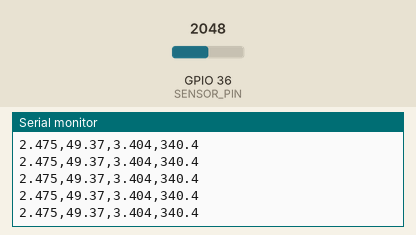
Simulated run of this sketch. Board: ESP32. On the bench: the last lines printed to the serial monitor. Inputs (shaded band) come from the test bench; at power-on: GPIO 36 (SENSOR_PIN) = 2048.

Above: at 1.7 s.
1.8 s: GPIO 36 (SENSOR_PIN) set to 176
At 2.01 s:
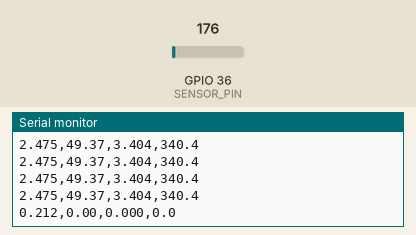
3.3 s: GPIO 36 (SENSOR_PIN) set to 155
At 3.57 s:
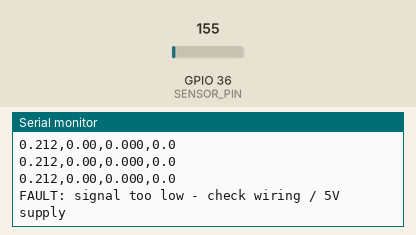

The sketch:

pressure_sensor.ino
```cpp
/*
  100 PSI pressure transducer -> Seeed Studio XIAO

  Sensor: 3-wire, 5V supply, 0.5V (0 psi) .. 4.5V (100 psi) output.
    Red    -> XIAO 5V pin  (only live when powered over USB / 5V)
    Black  -> XIAO GND
    Yellow/Green (signal) -> voltage divider -> XIAO A0

  The XIAO ADC pins are 3.3V MAX. The sensor output reaches 4.5V
  (and ~5V if a wire fails), so it MUST go through a divider:

      signal ---[ R1 = 10k ]---+---[ R2 = 20k ]--- GND
                               |
                               A0

  Divider ratio = R2 / (R1 + R2) = 0.667  -> 4.5V becomes 3.0V, 5V becomes 3.33V.
  Adding a 0.1uF capacitor from A0 to GND helps reduce noise.
*/

// ---------- Configuration ----------
const int   SENSOR_PIN     = A0;
const float R1             = 10000.0;   // ohms, signal -> A0
const float R2             = 20000.0;   // ohms, A0 -> GND
const float V_MIN          = 0.5;       // sensor output at 0 psi (volts)
const float V_MAX          = 4.5;       // sensor output at full scale (volts)
const float P_MAX_PSI      = 100.0;     // sensor full-scale range
const int   SAMPLES        = 32;        // readings averaged per measurement
const unsigned long PERIOD_MS = 250;    // time between printed readings

// Set true to measure the 0 psi offset at boot.
// The sensor must be open to the air (no pressure) when the board starts.
const bool  AUTO_ZERO      = true;

// Board-specific ADC settings (ESP32 boards use calibrated millivolt reads)
#if !defined(ARDUINO_ARCH_ESP32)
const float ADC_REF_V      = 3.3;
const int   ADC_BITS       = 12;
#endif

float zeroOffsetV = 0.0;   // correction learned during auto-zero

// Returns the voltage at the A0 pin, averaged over SAMPLES readings
float readPinVoltage() {
  uint32_t total = 0;
  for (int i = 0; i < SAMPLES; i++) {
#if defined(ARDUINO_ARCH_ESP32)
    total += analogReadMilliVolts(SENSOR_PIN);
#else
    total += analogRead(SENSOR_PIN);
#endif
    delayMicroseconds(200);
  }
  float avg = (float)total / SAMPLES;

#if defined(ARDUINO_ARCH_ESP32)
  return avg / 1000.0;
#else
  return avg * ADC_REF_V / ((1 << ADC_BITS) - 1);
#endif
}

// Converts the pin voltage back to the sensor's actual output voltage
float readSensorVoltage() {
  return readPinVoltage() * (R1 + R2) / R2;
}

float voltageToPsi(float v) {
  float psi = (v - V_MIN - zeroOffsetV) * P_MAX_PSI / (V_MAX - V_MIN);
  if (psi < 0) psi = 0;   // hide small negative readings caused by noise
  return psi;
}

void setup() {
  Serial.begin(115200);
  unsigned long start = millis();
  while (!Serial && millis() - start < 3000) { }  // wait briefly for USB serial

#if defined(ARDUINO_ARCH_ESP32)
  analogSetPinAttenuation(SENSOR_PIN, ADC_11db);  // full ~0-3.1V range
#else
  analogReadResolution(ADC_BITS);
#endif

  if (AUTO_ZERO) {
    delay(500);  // let the sensor settle after power-up
    float v = readSensorVoltage();
    // Only trust the zero if it's close to the expected 0.5V
    if (v > 0.3 && v < 0.8) {
      zeroOffsetV = v - V_MIN;
    }
    Serial.print("Zero offset (V): ");
    Serial.println(zeroOffsetV, 3);
  }

  Serial.println("volts,psi,bar,kPa");
}

void loop() {
  float v = readSensorVoltage();

  // Under ~0.2V usually means a disconnected/broken signal wire;
  // above ~4.8V usually means a short or a faulty sensor.
  if (v < 0.2) {
    Serial.println("FAULT: signal too low - check wiring / 5V supply");
  } else if (v > 4.8) {
    Serial.println("FAULT: signal too high - check sensor");
  } else {
    float psi = voltageToPsi(v);
    Serial.print(v, 3);               Serial.print(',');
    Serial.print(psi, 2);             Serial.print(',');
    Serial.print(psi * 0.0689476, 3); Serial.print(',');
    Serial.println(psi * 6.89476, 1);
  }

  delay(PERIOD_MS);
}
```

Measured:
- the behaviour switches between 167 and 166 on GPIO 36 (SENSOR_PIN) (found by bisection; images 1 and 2)
- after the input at 1.8 s, the serial monitor: prints a new line at once (image 1)
- after the input at 3.3 s, the serial monitor: prints a new line after 0.08 s (image 2)
